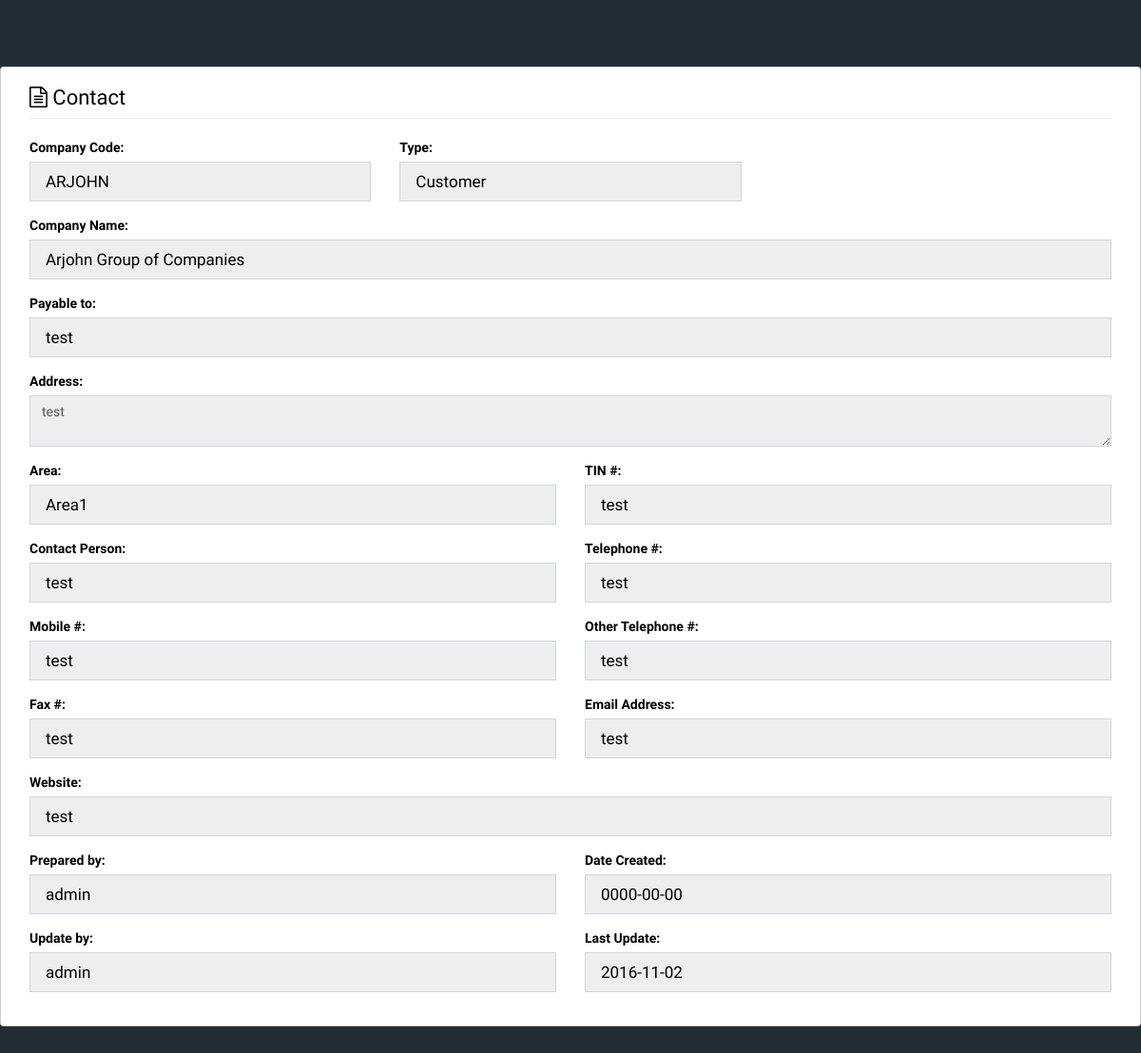
/contact/view/1, run on the app's committed database.
### tables this page shows
CREATE TABLE `contact` (
  `contact_id` int(11) NOT NULL,
  `comp_code` varchar(250) DEFAULT NULL,
  `contact_type` varchar(250) DEFAULT NULL,
  `agent` varchar(250) DEFAULT NULL,
  `comp_name` varchar(250) DEFAULT NULL,
  `payable_to` varchar(250) DEFAULT NULL,
  `address` varchar(250) DEFAULT NULL,
  `area` varchar(250) DEFAULT NULL,
  `tin_num` varchar(250) DEFAULT NULL,
  `cont_pers` varchar(250) DEFAULT NULL,
  `telephone` varchar(250) DEFAULT NULL,
  `mob_no` varchar(250) DEFAULT NULL,
  `other_telephone` varchar(250) DEFAULT NULL,
  `fax_num` varchar(250) DEFAULT NULL,
  `email` varchar(250) DEFAULT NULL,
  `website` varchar(250) DEFAULT NULL,
  `prepared_by` varchar(250) DEFAULT NULL,
  `update_by` varchar(250) DEFAULT NULL,
  `prep_date` date DEFAULT NULL,
  `up_date` date DEFAULT NULL
);

### application/controllers/Contact.php (called while the page is built, shortened)
<?php
class Contact extends CI_Controller {
	public function __construct()
	{
		$this->load->database();
		$this->load->library(array('ion_auth','form_validation'));
		$this->load->helper(array('url','language'));
		$this->load->library('encryption');
	}
	function view($contact_id){
		$data['bcrumbs'] = "View Contacts";
		$data['title'] = "Contact";
		$sql = "SELECT * FROM contact where contact_id = $contact_id";
		$data['contact'] = $this->cm->get_statement($sql,1);
		$this->_render_page('contact/view', $data);
	}
	public function _render_page($view, $data=null, $returnhtml=false)
	{
		$this->viewdata = (empty($data)) ? $this->data: $data;
		$this->load->view('layout/header', $this->viewdata);
		$view_html = $this->load->view($view, $this->viewdata, $returnhtml);
		$this->load->view('layout/footer', $this->viewdata);
	}
}

### index.php (called while the page is built, shortened)
<?php
require_once BASEPATH.'core/CodeIgniter.php';

### application/models/Common_model.php (called while the page is built, shortened)
<?php
class Common_model extends CI_Model {
	function get_statement($sql,$result){
		if($result == 1){
			return $this->db->query($sql)->row();
		}
	}
}

### application/helpers/my_helper.php (called while the page is built, shortened)
<?php
	function now($c=false){
		switch ($c) {
			default:
				return date("Y-m-d H:i:s");
		}
	}

### application/views/contact/view.php (the view, shortened to what this page needs)
<div class="lucky888user">
<h2 class="page-header margin"><i class="fa fa-file-text-o" aria-hidden="true"> </i> <?php echo $title;?></h2>
	<div class="row">
		<section class="col-md-4">
			<div class="form-group">
				<label for="comp_code">Company Code:</label>
				<input value="<?php echo $contact->comp_code?>" type="text" class="form-control l-login-input" name="comp_code" id="comp_code">
			</div>
		</section>
		<section class="col-md-4">
			<div class="form-group">
				<label for="contact_type">Type:</label>
				<input value="<?php echo $contact->contact_type?>" type="text" class="form-control l-login-input" name="contact_type" id="contact_type">
			</div>
		</section>
	</div>
	<div class="row">
		<section class="col-md-12">
			<div class="form-group">
				<label for="comp_name">Company Name:</label>
				<input value="<?php echo $contact->comp_name?>" type="text" class="form-control l-login-input" name="comp_name" id="comp_name">
			</div>
			<div id="payable_container">
				<div class="form-group">
					<label for="payable_to">Payable to:</label>
					<input value="<?php echo $contact->payable_to?>" type="text" class="form-control l-login-input" name="payable_to" id="payable_to">
				</div>
			</div>
			<div class="form-group">
				<label for="address">Address:</label>
				<textarea class="form-control" name="address" id="address"><?php echo $contact->address?></textarea>
			</div>
		</section>
	</div>
	<div class="row">
		<div class="col-md-6">
			<div class="form-group">
				<label for="area">Area:</label>
				<input value="<?php echo $contact->area?>" type="text" class="form-control l-login-input" name="agent" id="agent">
			</div>
			<div class="form-group">
				<label for="cont_pers">Contact Person:</label>
				<input value="<?php echo $contact->cont_pers?>" type="text" class="form-control l-login-input" name="cont_pers" id="cont_pers">
			</div>
			<div class="form-group">
				<label for="mob_no">Mobile #:</label>
				<input value="<?php echo $contact->mob_no?>" type="text" class="form-control l-login-input" name="mob_no" id="mob_no">
			</div>
			<div class="form-group">
				<label for="fax_num">Fax #:</label>
				<input value="<?php echo $contact->fax_num?>" type="text" class="form-control l-login-input" name="fax_num" id="fax_num">
			</div>
		</div>
		<div class="col-md-6">
			<div class="form-group">
				<label for="tin_num">TIN #:</label>
				<input value="<?php echo $contact->tin_num?>" type="text" class="form-control l-login-input" name="tin_num" id="tin_num">
			</div>
			<div class="form-group">
				<label for="telephone">Telephone #:</label>
				<input value="<?php echo $contact->telephone?>" type="text" class="form-control l-login-input" name="telephone" id="telephone">
			</div>
			<div class="form-group">
				<label for="other_telephone">Other Telephone #:</label>
				<input value="<?php echo $contact->other_telephone?>" type="text" class="form-control l-login-input" name="other_telephone" id="other_telephone">
			</div>
			<div class="form-group">
				<label for="email">Email Address:</label>
				<input value="<?php echo $contact->email?>" type="text" class="form-control l-login-input" name="email" id="email">
			</div>
		</div>
	</div>
	<div class="row">
		<section class="col-md-12">
			<div class="form-group">
				<label for="website">Website:</label>
				<input value="<?php echo $contact->website?>" type="text" class="form-control l-login-input" name="website" id="website">
			</div>
		</section>
	</div>
	<div class="row">
		<div class="col-md-6">
			<div class="form-group">
				<label for="prepared_by">Prepared by:</label>
				<input value="<?php echo $contact->prepared_by?>" readonly type="text" class="form-control l-login-input" name="prepared_by" id="prepared_by" value="<?php echo $this->session->userdata('username')?>">
			</div>
			<div class="form-group">
				<label for="update_by">Update by:</label>
				<input value="<?php echo (empty($contact->update_by))?$contact->prepared_by:$contact->update_by ?>" type="text" class="form-control l-login-input" name="update_by" id="update_by">
			</div>
		</div>
		<div class="col-md-6">
			<div class="form-group">
				<label for="prep_date">Date Created:</label>
				<input value="<?php echo $contact->prep_date?>" readonly type="text" class="form-control l-login-input" name="prep_date" id="prep_date" value="<?php echo now()?>">
			</div>
			<div class="form-group">
				<label for="up_date">Last Update:</label>
				<input value="<?php echo (empty($contact->up_date))?$contact->prep_date:$contact->up_date ?>" type="text" class="form-control l-login-input" name="up_date" id="up_date">
			</div>
		</div>
	</div>
</div>

### assets/css/style.css (style rules this page uses)
body { font-family: OSReg,sans-serif;margin: 0;padding: 0; background: rgba(0,0,0,0.1); }
.margin { margin: 20px 0 20px !important; }
.l-login-input { border: 1px solid rgba(0, 0, 0, 0.2); border-radius: 4px; color: rgba(0, 0, 0, 1); display: block; font-size: 17px; height: 42px; margin-bottom: 12px; margin-left: auto; margin-right: auto; padding: 0 16px; box-shadow: 0 0px 0px rgba(0, 0, 0, 0) inset; }
.lucky888user { margin: 70px auto; border: 1px solid rgba(0, 0, 0, 0.2); border-radius: 4px; color: rgba(0, 0, 0, 1); padding: 0px 30px 20px 30px; background-color: rgba(255,255,255,1); }

### data on the page
contact: comp_code "ARJOHN", contact_type "Customer", comp_name "Arjohn Group of Companies", payable_to "test", address "test", agent "Area1", cont_pers "test", mob_no "test", fax_num "test", tin_num "test", telephone "test", other_telephone "test", email "test", website "test", prepared_by "admin", update_by "admin", prep_date "0000-00-00", up_date "2016-11-02"

### other printed values
$title "Contact"
